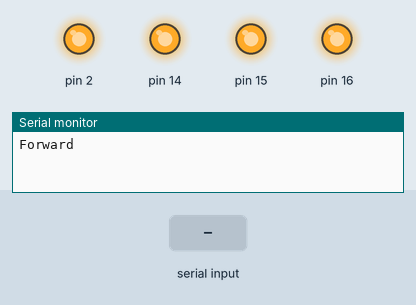
A sketch run on a simulated Arduino Uno, built with avr-gcc and run on an emulated ATmega328P. Parts: output pins drawn as LEDs (lit = HIGH), the last lines printed to the serial monitor. The test bench sets the inputs (shaded band).

Above: at 1.2 s.
1.3 s: "90,45\n" received over Serial
At 13.3 s:
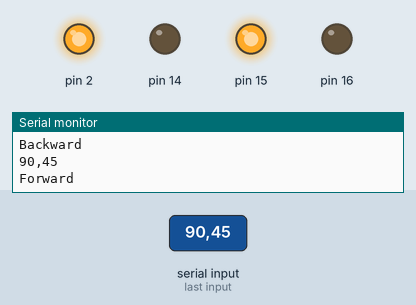
At 20.7 s:
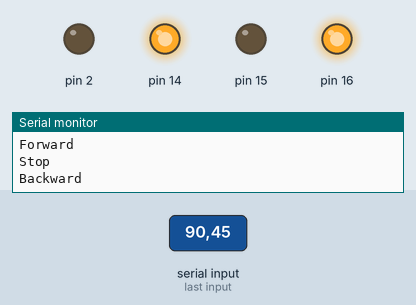
21.5 s: "5\n" received over Serial
At 32.3 s:
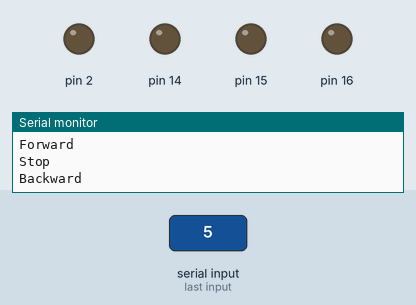
37.5 s: "30,150\n" received over Serial
Timing chart, 0 to 61.5 s (numbered marks = the images above; inputs shaded):
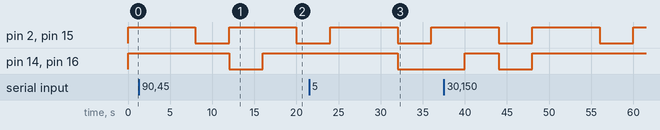

The sketch:

Gen_Test_DCMotor.ino
```cpp
#include "Vietduino_DCmotor.h"
#include "Vietduino_Manager.h"
#include "Vietduino_NewFunction.h"

Vietduino_DCmotor motorLeft(3);
Vietduino_DCmotor motorRight(4);
int speeds = 40;
void setup() {
  // put your setup code here, to run once:
  Serial.begin(115200);
  while (!Serial) {
  }
}

void loop() {

  VIETDUINO_UPDATE;

}

CREATE_FUNCTION(myVoid3) {
  if (Serial.available()) {
    String command = Serial.readStringUntil('\n');
    Serial.println(command);
    speeds = command.toInt();
  }
  Serial.println("Forward");
  motorRight.write(1, speeds, 4000);
  motorLeft.write(1, speeds, 4000);
  M_DELAY(4000);
  Serial.println("Stop");
  motorRight.stop();
  motorLeft.stop();
  M_DELAY(4000);
  Serial.println("Backward");
  motorRight.write(0, speeds, 4000);
  motorLeft.write(0, speeds, 4000);
  M_DELAY(4000);
}


}
```

Measured:
- after the input at 1.3 s, pin 14, pin 16: HIGH → LOW after 10.7 s, → HIGH 4.0 s later
- after the input at 21.5 s, pin 14, pin 16: HIGH → LOW after 10.5 s
- by itself, pin 2, pin 15: alternates HIGH for 8.0 s and LOW for 4.0 s
